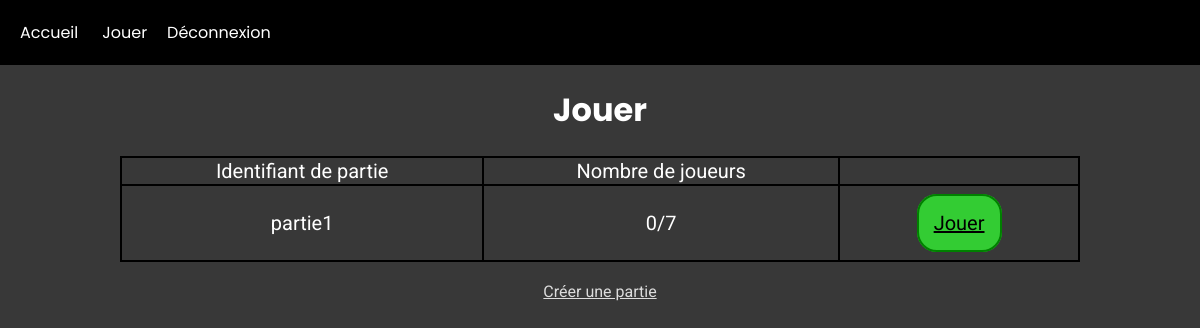
Page /jouer (signed in) on the earlier database version.
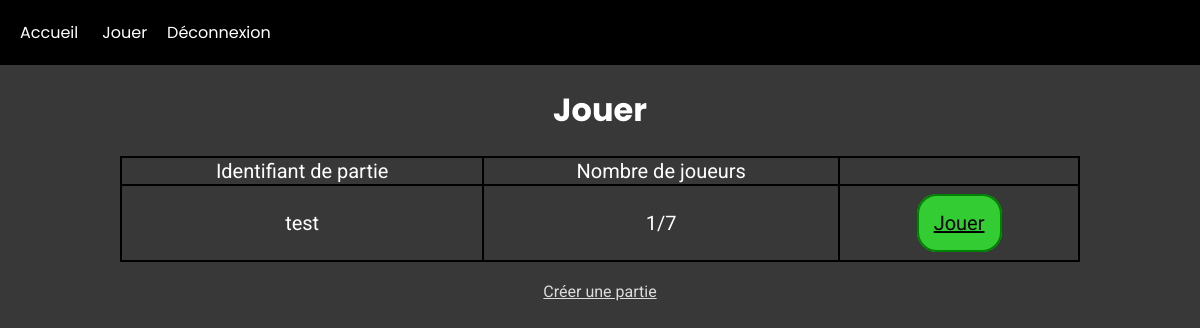
Same page on the later database version.
### tables this page shows
CREATE TABLE IF NOT EXISTS `partie` (
  `id` varchar(25) NOT NULL,
  `maitre` varchar(25) DEFAULT NULL,
  `chefPompier` varchar(255) DEFAULT NULL,
  `chefPolicier` varchar(255) DEFAULT NULL,
  `chefMedecin` varchar(255) DEFAULT NULL,
  `enCours` tinyint(1) NOT NULL,
  PRIMARY KEY (`id`)
);

### View/View.php (called while the page is built, shortened)
<?php
class View implements iView
{
    private $dReponse;
    public function __construct($viewName, $dReponse = [])
    {
        $viewFilename = "View/" . $viewName;
        if(file_exists($viewFilename))
        {
            $this->dReponse = $dReponse;
            $this->dReponse["viewFileName"] = $viewFilename;
        }
        else
        {
            echo "ERREUR : Le fichier de la vue " . $viewFilename . " n'existe pas.";
        }
    }
    public function init()
    {
        $this->dReponse["style"][0] = "http://localhost/PROJETWEB/src/css/style.css";
        $this->dReponse["font"][0] ="https://fonts.googleapis.com/css?family=Bowlby+One+SC|Poppins|Roboto:300&display=swap";
    }
    public function rend()
    {
        $dReponse = $this->dReponse;
        include_once("View/Includes/template.php");
    }
}
?>

### index.php (called while the page is built, shortened)
<?php
    require_once("loader.php");
    $request = rtrim($_SERVER["REQUEST_URI"], "/");
    $path = explode("/", $request);
    array_shift($path);
    array_shift($path);
    switch (count($path))
    {
        case 1:
            $controller = ucfirst($path[0]);
            $method ="index";
            break;
    }
    $controller = $controller . "Controller";
    $controllerFile = "Controller/" . $controller . ".php";
    if(file_exists($controllerFile))
    {
        if(method_exists($controller, $method))
        {
            $view = forward_static_call_array(array($controller, $method), array());
        }
        else
        {
            $dReponse["title"] = "Page introuvable";
            $view = new View("Error/404.html", $dReponse);
        }
    }
    else
    {
        $dReponse["title"] = "Page introuvable";
        $view = new View("Error/404.html", $dReponse);
    }
    $view->rend();
?>

### Model/Manager.php (called while the page is built, shortened)
<?php
class Manager
{
    public function __construct()
    {
        $this->db = new PDO(DB_DSN, DB_USER, DB_PASSWORD,
            array(
                PDO::ATTR_PERSISTENT => true,
                PDO::ATTR_EMULATE_PREPARES => false,
                PDO::ATTR_ERRMODE => PDO::ERRMODE_EXCEPTION
        ));
    }
}
?>

### Model/PartieManager.php (called while the page is built, shortened)
<?php
require_once("Manager.php");
require_once("Class/Partie.php");
class PartieManager extends Manager
{
    public function getParties()
    {
        $stmt = $this->db->prepare("SELECT *
                            FROM partie
                            WHERE enCours = 0");
        $stmt->execute();
        $stmt->setFetchMode(PDO::FETCH_CLASS | PDO::FETCH_PROPS_LATE, 'Partie');
        $parties = $stmt->fetchAll();
        return $parties;
    }
}
?>

### Controller/JouerController.php (called while the page is built, shortened)
<?php
require_once("Model/PartieManager.php");
require_once("Model/Class/Partie.php");
class JouerController extends Controller
{
    public static function index()
    {
        $dReponse["title"] = "Jouer";
        if(!parent::isConnected())
        {
            return new View("User/login.php", $dReponse);
        }
        else
        {
            $manager = new PartieManager();
            $dReponse["parties"] = $manager->getParties();
            return new View("Jouer/choisirPartie.php", $dReponse);
        }
    }
}
?>

### Model/Class/Partie.php (called while the page is built, shortened)
<?php
class Partie
{
    private $id;
    private $maitre;
    public function __construct($id = null, $maitre = null, $chefPompier = null, $chefPolicier = null, $chefMedecin = null, $enCours = 0)
    {
        $this->id = $id;
        $this->maitre = $maitre;
        $this->chefPompier = $chefPompier;
        $this->chefPolicier = $chefPolicier;
        $this->chefMedecin = $chefMedecin;
    }
    public function getId()
    {
        return $this->id;
    }
    public function getNbJoueur()
    {
        $nbJoueur = 0;
        if($this->maitre != null)
        {
            $nbJoueur++;
        }
        return $nbJoueur;
    }
}
?>

### View/Jouer/choisirPartie.php (the view)
<h1><?php echo $dReponse["title"] ?></h1>
<table id="tabParties">
    <thead>
        <tr>
            <td>Identifiant de partie</td>
            <td>Nombre de joueurs</td>
            <td></td>
        </tr>
    </thead>
    <?php
    foreach($dReponse["parties"] as $partie)
    {
        echo '<tr class="partieItem"><td class="partieInfo">' . $partie->getId() . '</td><td class="partieInfo">' . $partie->getNbJoueur() . '/7</td><td class="partieInfo"><a class="submitButton" href="' . SITE_ROOT . 'jouer/loby?id=' . $partie->getId() . '">Jouer</a></td></tr>';
    }
    ?>
</table>
<div id="creerPartieDiv">
    <a class="whiteLink" href="<?php echo SITE_ROOT . "jouer/creer" ?>">Créer une partie</a>
</div>

### View/Includes/template.php (shortened to what this page needs)
<!DOCTYPE html>
<html lang="fr">
  <head>
    <?php
      if(isset($dReponse["style"]))
      {
        foreach($dReponse["style"] as $url)
        {
          echo '<link rel="stylesheet" href="' . $url . '">';
        }
      }
    ?>
  </head>
  <body>
    <?php
      include_once("header.php");
    ?>
    <div id="main">
      <?php
          include_once($dReponse["viewFileName"]);
      ?>
    </div>
  </body>
</html>

### View/Includes/header.php (shortened to what this page needs)
<nav>
    <ul id="navList">
        <li class="navItem"><a href="<?php echo SITE_ROOT; ?>">Accueil</a></li>
        <?php
            if(!isset($_SESSION["user"]))
            {
                echo '<li class="navItem"><a href="' . SITE_ROOT . 'user/login">Connexion</a></li>';
            }
            else
            {
                echo '<li class="navItem"><a href="' . SITE_ROOT . 'jouer">Jouer</a></li>';
                echo '<li class="navItem"><a href="' . SITE_ROOT . 'user/logout">Déconnexion</a></li>';
            }
        ?>
    </ul>
</nav>

### src/css/style.css (style rules this page uses)
html, body { padding: 0px; margin: 0px; }
body { background: #383838; }
h1, p { color: white; }
h1 { font-family: 'Poppins', sans-serif; }
p, a, label, td { font-family: 'Roboto', sans-serif; }
ul { list-style-type: none; padding: 0px; }
nav { display: block; padding: 20px 10px; background: black; color: white; }
#navList { list-style-type: none; margin: 0px; }
.navItem { display: inline-block; margin: 0px 10px; }
.navItem::after { clear: both; }
.navItem > a { color: white; text-decoration: none; font-family: 'Poppins', sans-serif; }
#main { width: 960px; margin: auto; padding: 0px; text-align: center; text-align: center; vertical-align: center; }
.whiteLink { color: #DCDCDC; }
.submitButton { font-family: 'Bowlby One SC', cursive; background: #33cc33; border: 2px solid green; border-radius: 20px; width: 40%; padding: 15px; color: black; }
#tabParties { border-collapse: collapse; width: 100%; color: white; font-size: 20px; }
#tabParties, #tabParties > thead > tr > td, .partieItem, .partieItem > td { border: solid black 2px; }
.partieInfo { padding: 25px 15px; }
#creerPartieDiv { margin: 20px 0px; }

Differences in the rows shown:
removed partie: id "partie1", NbJoueur "0"
added partie: id "test", NbJoueur "1"
